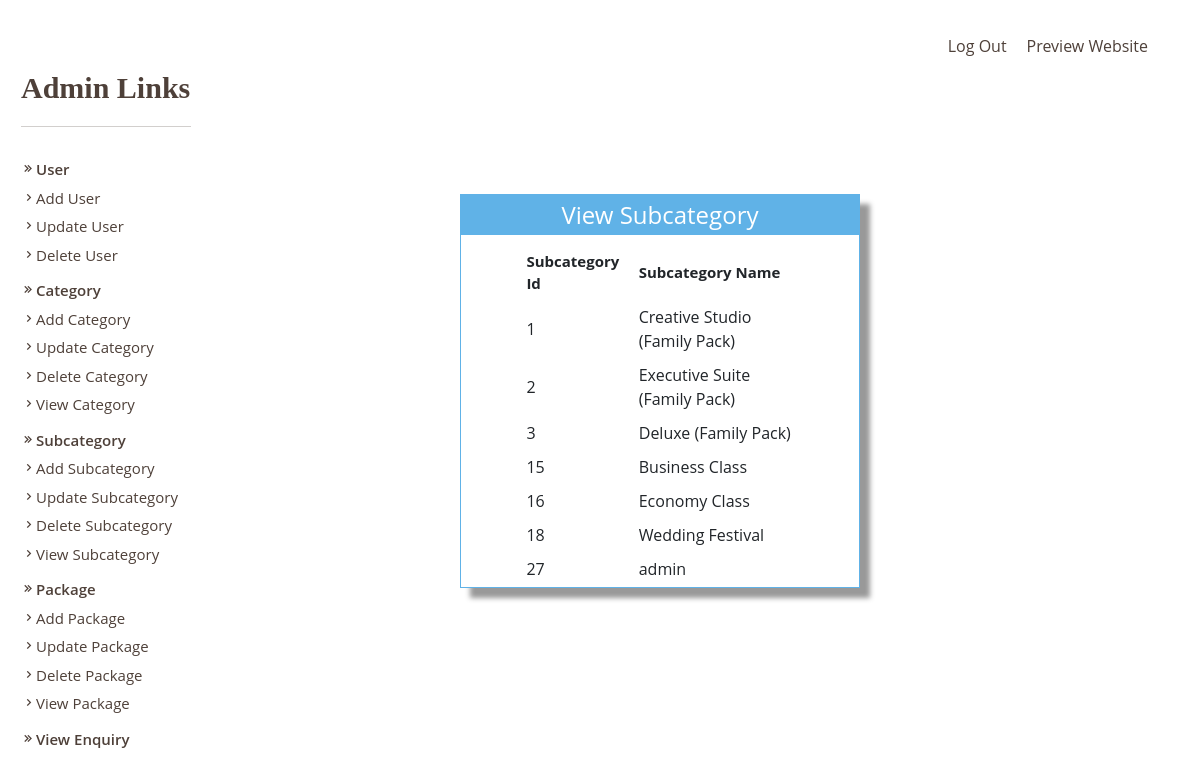
The page /Admin/viewsubcategory.php (signed in) on the database its author committed.
### tables this page shows
CREATE TABLE `subcategory` (
  `Subcatid` int(200) NOT NULL,
  `Subcatname` varchar(1000) NOT NULL,
  `Catid` int(200) NOT NULL,
  `Pic` varchar(8000) NOT NULL,
  `Detail` varchar(8000) NOT NULL
);

### Admin/viewsubcategory.php (the view, shortened to what this page needs)
<!DOCTYPE html>
<html>
<head>
<link href="style.css" rel="stylesheet" type="text/css" />
<link href="../css/bootstrap.css" rel='stylesheet' type='text/css'/>
<link href="../css/style.css" rel="stylesheet" type="text/css" media="all"/>
<link href="../css/animate.css" rel="stylesheet" type="text/css" media="all">
</head>
<body>
<?php include('function.php'); ?>
<?php include('top.php'); ?>
<div>
<div style="float:left; color:#4e4039; font-size:16px; padding-left:20px;">
<?php include('left.php'); ?>
</div>
</div>
<div style="padding: 110px 0px 0px 460px;">
	<form method="post">
	<table border="0" width="400px" height="300px" class="tableshadow">
	<div>
		<tr><td class="toptd">View Subcategory</td></tr>
		<tr><td align="center" valign="top" style="padding-top:10px;">
		<table border="0" align="center" width="70%" >
		<tr><td style="font-size:15px; padding:5px; font-weight:bold;">Subcategory Id</td>
		<td style="font-size:15px; padding:5px; font-weight:bold;">Subcategory Name</td></tr>
		<?php
		$s="select * from subcategory";
		$result=mysqli_query($cn,$s);
		while($data=mysqli_fetch_array($result))
		{
				echo "<tr><td style=' padding:5px;'>$data[0]</td><td style=' padding:5px;'>$data[1]</td></tr>";
		}
		?>
		</table>
		</td></tr>
	</div>
	</table>
	</form>
</div>
</body>
</html>

### Admin/function.php (shortened to what this page needs)
<!DOCTYPE html PUBLIC "-//W3C//DTD XHTML 1.0 Transitional//EN" "http://www.w3.org/TR/xhtml1/DTD/xhtml1-transitional.dtd">
<html xmlns="http://www.w3.org/1999/xhtml">
<head>
</head>
<body>
</body>
</html>

### Admin/top.php (shortened to what this page needs)
<div class="header-top">
  <div class="container">
	 <div class="top-nav">
				<div class="logo">
				</div>
				<div class="menu">
				<ul id="nav">
					 <li><a href="../index.php" target="_blank">Preview Website</a></li>
					 <li><a href="logout.php">Log Out</a></li>
				     <div class="clearfix"></div>
				 </ul>
				 </div>
	 </div>
 </div>
</div>

### Admin/left.php (shortened to what this page needs)
<!DOCTYPE html>
<html lang="en">
<head>
<link href='https://unpkg.com/boxicons@2.1.4/css/boxicons.min.css' rel='stylesheet'>
</head>
<body>
<table style="width:100%; font-size:15px; margin-top: -20px;">
<tr><td style="font-family:Cinzel Decoratives; font-size:30px; padding-bottom:14px; color:#4e4039"><b>Admin Links</b><hr style="color:#4e4039; width: 170px; align-items:left;"></td></tr>
<?php if($_SESSION["usertype"]=="Admin")
{?>
<tr><td style="padding-bottom: 5px; font-weight:600;"><i class='bx bx-chevrons-right'></i>User</a></td></tr>
<tr><td style="padding-bottom: 5px;"><a href="adduser.php"><i class='bx bx-chevron-right'></i>Add User</a></td></tr>
<tr><td style="padding-bottom: 5px;"><a href="updateuser.php"><i class='bx bx-chevron-right'></i>Update User</a></td></tr>
<tr><td style="padding-bottom: 12px;"><a href="deleteuser.php"><i class='bx bx-chevron-right'></i>Delete User</a></td></tr>
<?php }?>
<tr><td style="padding-bottom: 5px; font-weight:600;"><i class='bx bx-chevrons-right'></i>Category</a></td></tr>
<tr><td style="padding-bottom: 5px;"><a href="addcategory.php"><i class='bx bx-chevron-right'></i>Add Category</a></td></tr>
<?php if($_SESSION["usertype"]=="Admin")
{?>
<tr><td style="padding-bottom: 5px;"><a href="updatecategory.php"><i class='bx bx-chevron-right'></i>Update Category</a></td></tr>
<tr><td style="padding-bottom: 5px;"><a href="deletecategory.php"><i class='bx bx-chevron-right'></i>Delete Category</a></td></tr>
<?php }?>
<tr><td style="padding-bottom: 12px;"><a href="viewcategory.php"><i class='bx bx-chevron-right'></i>View Category</a></td></tr>
<tr><td style="padding-bottom: 5px; font-weight:600;"><i class='bx bx-chevrons-right'></i>Subcategory</a></td></tr>
<tr><td style="padding-bottom: 5px;"><a href="addsubcategory.php"><i class='bx bx-chevron-right'></i>Add Subcategory</a></td></tr>
<?php if($_SESSION["usertype"]=="Admin")
{?>
<tr><td style="padding-bottom: 5px;"><a href="updatesubcategory.php"><i class='bx bx-chevron-right'></i>Update Subcategory</a></td></tr>
<tr><td style="padding-bottom: 5px;"><a href="deletesubcategory.php"><i class='bx bx-chevron-right'></i>Delete Subcategory</a></td></tr>
<?php }?>
<tr><td style="padding-bottom: 12px;"><a href="viewsubcategory.php"><i class='bx bx-chevron-right'></i>View Subcategory</a></td></tr>
<tr><td style="padding-bottom: 5px; font-weight:600;"><i class='bx bx-chevrons-right'></i>Package</a></td></tr>
<tr><td style="padding-bottom: 5px;"><a href="addpackage.php"><i class='bx bx-chevron-right'></i>Add Package</a></td></tr>
<?php if($_SESSION["usertype"]=="Admin")
{?>
<tr><td style="padding-bottom: 5px;"><a href="updatepackage.php"><i class='bx bx-chevron-right'></i>Update Package</a></td></tr>
<tr><td style="padding-bottom: 5px;"><a href="deletepackage.php"><i class='bx bx-chevron-right'></i>Delete Package</a></td></tr>
<?php }?>
<tr><td style="padding-bottom: 12px;"><a href="viewpackage.php"><i class='bx bx-chevron-right'></i>View Package</a></td></tr>
<tr><td style="padding-bottom: 5px; font-weight:600"><a href="viewenquiry.php"><i class='bx bx-chevrons-right'></i>View Enquiry</a></td></tr>
</table>
</body>
</html>

### Admin/style.css (style rules this page uses)
.tableshadow { box-shadow:10px 10px 5px #999; padding-top:40px; border:solid 1px #60b2e7; }
.toptd { color:white; font-size:24px; text-align:center; height:40px; background-color:#60b2e7; }

### css/style.css (style rules this page uses)
body { font-family: "Open Sans", sans-serif; color: #212529; }
a { color: #4e4039; text-decoration: none; }

### Admin/top.php (style rules this page uses)
li { display: inline; margin: 10px; float: right; }

### rows shown on the page
subcategory: Subcatid "1", Subcatname "Creative Studio (Family Pack)"
subcategory: Subcatid "2", Subcatname "Executive Suite (Family Pack)"
subcategory: Subcatid "3", Subcatname "Deluxe (Family Pack)"
subcategory: Subcatid "15", Subcatname "Business Class"
subcategory: Subcatid "16", Subcatname "Economy Class"
subcategory: Subcatid "18", Subcatname "Wedding Festival"
subcategory: Subcatid "27", Subcatname "admin"
